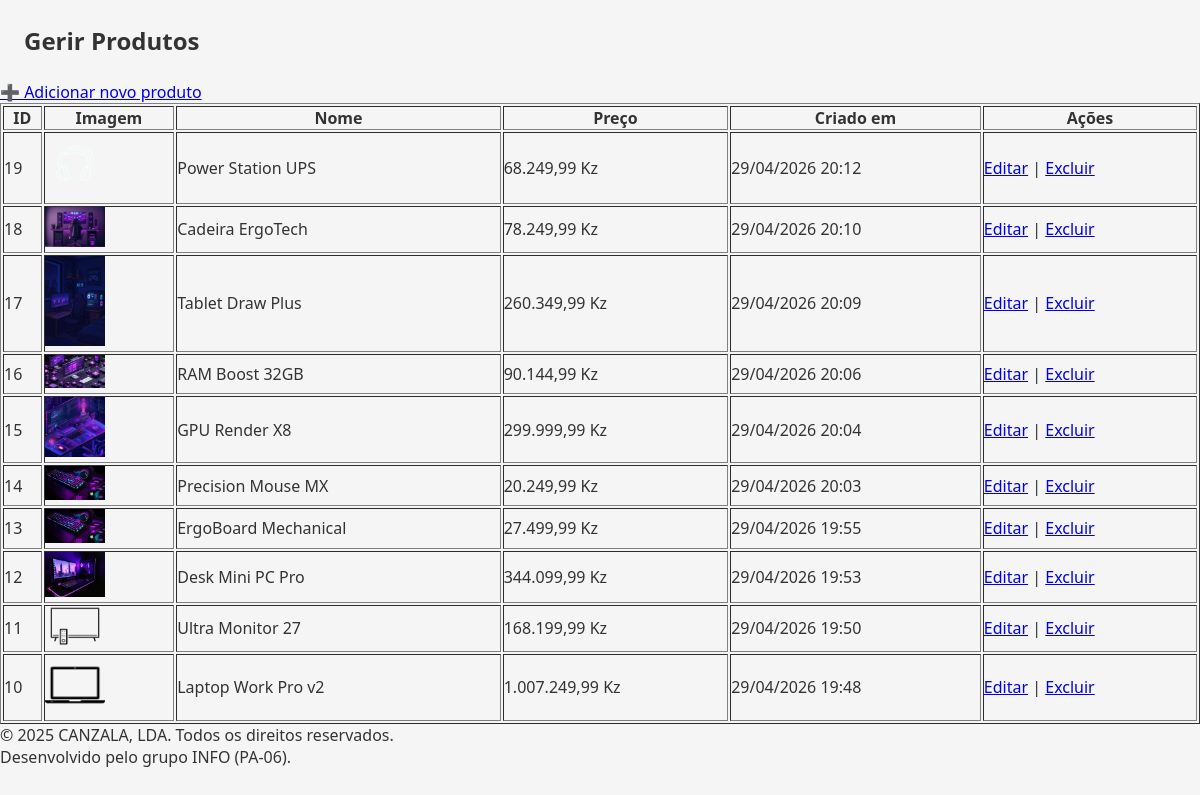
Screenshot of /admin/produtos/listar.php (signed in) with the database file from the repository.
### tables this page shows
CREATE TABLE `produtos` (
  `id` int(10) UNSIGNED NOT NULL,
  `nome` varchar(150) NOT NULL,
  `descricao` text DEFAULT NULL,
  `preco` decimal(10,2) NOT NULL,
  `imagem` varchar(255) DEFAULT NULL,
  `criado_em` timestamp NOT NULL DEFAULT current_timestamp()
);

### admin/produtos/listar.php (the view, shortened to what this page needs)
<?php
require_once __DIR__ . '/../../config/db.php';
try {
    $stmt = $pdo->query("
        SELECT id, nome, preco, imagem, criado_em
        FROM produtos
        ORDER BY id DESC
    ");
    $produtos = $stmt->fetchAll(PDO::FETCH_ASSOC);
} catch (PDOException $e) {
    $produtos = [];
}
require_once __DIR__ . '/../../includes/header.php';
?>
<main>
    <section class="section">
        <h1>Gerir Produtos</h1>
        <p>
            <a href="adicionar.php">➕ Adicionar novo produto</a>
        </p>
        <?php if (empty($produtos)): ?>
            <p>Nenhum produto encontrado.</p>
        <?php else: ?>
            <table border="1" cellpadding="8" width="100%">
                <thead>
                    <tr>
                        <th>ID</th>
                        <th>Imagem</th>
                        <th>Nome</th>
                        <th>Preço</th>
                        <th>Criado em</th>
                        <th>Ações</th>
                    </tr>
                </thead>
                <tbody>
                    <?php foreach ($produtos as $produto): ?>
                        <tr>
                            <td><?= $produto['id'] ?></td>
                            <td>
                                <?php if (!empty($produto['imagem'])): ?>
                                    <img src="/PA-E-COMMERCE/<?= htmlspecialchars($produto['imagem']) ?>"
                                         width="60">
                                <?php else: ?>
                                    —
                                <?php endif; ?>
                            </td>
                            <td><?= htmlspecialchars($produto['nome']) ?></td>
                            <td>
                                <?= number_format($produto['preco'], 2, ',', '.') ?> Kz
                            </td>
                            <td>
                                <?= date('d/m/Y H:i', strtotime($produto['criado_em'])) ?>
                            </td>
                            <td>
                                <a href="editar.php?id=<?= $produto['id'] ?>">Editar</a> |
                                <a href="excluir.php?id=<?= $produto['id'] ?>"
                                   onclick="return confirm('Tem certeza que deseja excluir este produto?');">
                                   Excluir
                                </a>
                            </td>
                        </tr>
                    <?php endforeach; ?>
                </tbody>
            </table>
        <?php endif; ?>
    </section>
</main>
<?php require_once __DIR__ . '/../../includes/footer.php'; ?>

### assets/css/style.css (style rules this page uses)
* { box-sizing: border-box; margin: 0; padding: 0; }
body { font-family: system-ui, sans-serif; background: #f5f5f5; color: #333; }
h1 { margin: 1.5rem; }

### rows the page displays
produtos: id "19", imagem (picture), nome "Power Station UPS", preco "68.249,99", criado_em "29/04/2026 20:12"
produtos: id "18", imagem (picture), nome "Cadeira ErgoTech", preco "78.249,99", criado_em "29/04/2026 20:10"
produtos: id "17", imagem (picture), nome "Tablet Draw Plus", preco "260.349,99", criado_em "29/04/2026 20:09"
produtos: id "16", imagem (picture), nome "RAM Boost 32GB", preco "90.144,99", criado_em "29/04/2026 20:06"
produtos: id "15", imagem (picture), nome "GPU Render X8", preco "299.999,99", criado_em "29/04/2026 20:04"
produtos: id "14", imagem (picture), nome "Precision Mouse MX", preco "20.249,99", criado_em "29/04/2026 20:03"
produtos: id "13", imagem (picture), nome "ErgoBoard Mechanical", preco "27.499,99", criado_em "29/04/2026 19:55"
produtos: id "12", imagem (picture), nome "Desk Mini PC Pro", preco "344.099,99", criado_em "29/04/2026 19:53"
produtos: id "11", imagem (picture), nome "Ultra Monitor 27", preco "168.199,99", criado_em "29/04/2026 19:50"
produtos: id "10", imagem (picture), nome "Laptop Work Pro v2", preco "1.007.249,99", criado_em "29/04/2026 19:48"
